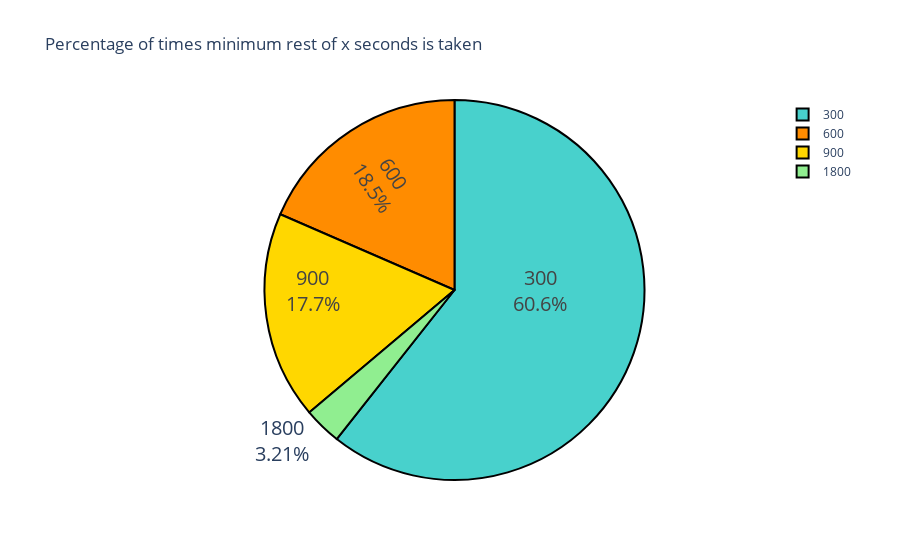
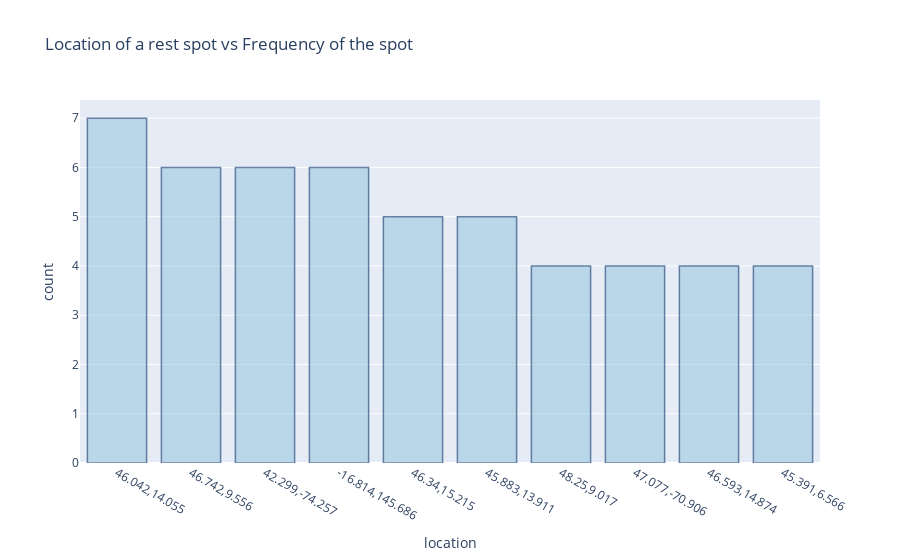
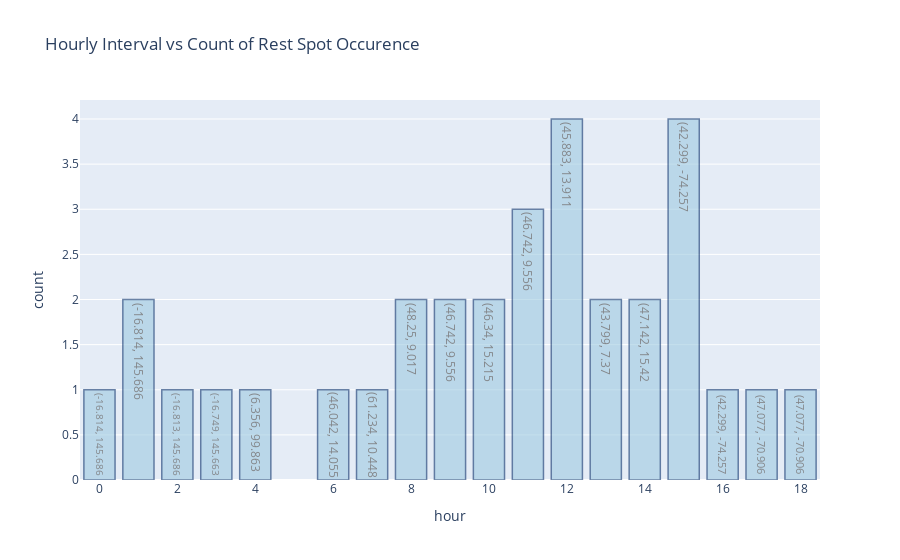

Source (notebook cell) for these figures, in order:
### Code cell
riders = 30
import pickle
for rider_num in range(10,riders+1):
    
    rest_points = {}
    rest_points2 = {}
    hours = [i for i in range(0,24)]
    rest_points_time = {}
    rest_patterns = {}
    initial_rest = {}

    file_reading(rider_num)
    
    filename = "athlete_"+str(rider_num)
    with open(filename,'wb') as f:
        data = [rest_patterns,rest_points,rest_points2,rest_points_time,initial_rest]
        pickle.dump(data,f)
        
    rest_points = sorted(rest_points.items(), key = 
             lambda kv:(kv[1], kv[0]),reverse=True)
    
    latitude = []
    longitude = []
    
    for loc in rest_points[:min(50,len(rest_points))]:

        latitude.append(loc[0][0])
        longitude.append(loc[0][1])
    
    final_time = {}
    for hour in hours:
        maxi = sorted(rest_points_time[hour].items(), key = 
             lambda kv:(kv[1], kv[0]),reverse=True)
        if(len(maxi)>0):
            final_time[hour] = str(maxi[0][0]) + " " + str(maxi[0][1])
            
    
    rest_points2 = sorted(rest_points2.items(), key = 
             lambda kv:(kv[1], kv[0]),reverse=True)

    
    fig1 = plot1(rest_patterns)
    fig3 = plot3(latitude,longitude)
    fig4 = plot4(rest_points2)
    fig5 = plot5(final_time)
    fig6 = plot6(initial_rest)
    
    filename = "athlete_"+str(rider_num)+".html"
    
    with open(filename,'a') as f:
        f.write(fig1.to_html(full_html=False,include_plotlyjs='cdn'))
        f.write(fig3.to_html(full_html=False,include_plotlyjs='cdn'))
        f.write(fig4.to_html(full_html=False,include_plotlyjs='cdn'))
        f.write(fig5.to_html(full_html=False,include_plotlyjs='cdn'))
        f.write(fig6.to_html(full_html=False,include_plotlyjs='cdn'))

### Figure 1 — Plotly figure (JSON) as saved in the notebook; plotly's stock layout.template omitted (floating-point values rounded to 4 significant figures)
{"data": [{"hoverinfo": "label+value", "insidetextorientation": "radial", "labels": ["900", "300", "600", "1800"], "marker": {"colors": ["gold", "mediumturquoise", "darkorange", "lightgreen"], "line": {"color": "#000000", "width": 2}}, "textfont": {"size": 20}, "textinfo": "label+percent", "type": "pie", "values": [44, 151, 46, 8]}], "layout": {"title": {"text": "Percentage of times minimum rest of x seconds is taken"}}}

### Figure 2 — Plotly figure (JSON) as saved in the notebook; plotly's stock layout.template omitted (floating-point values rounded to 4 significant figures)
{"data": [{"marker": {"color": "rgb(158,202,225)", "line": {"color": "rgb(8,48,107)", "width": 1.5}}, "opacity": 0.6, "type": "bar", "x": ["46.042,14.055", "46.742,9.556", "42.299,-74.257", "-16.814,145.686", "46.34,15.215", "45.883,13.911", "48.25,9.017", "47.077,-70.906", "46.593,14.874", "45.391,6.566"], "y": [7, 6, 6, 6, 5, 5, 4, 4, 4, 4]}], "layout": {"title": {"text": "Location of a rest spot vs Frequency of the spot"}, "xaxis": {"title": {"text": "location"}}, "yaxis": {"title": {"text": "count"}}}}

### Figure 3 — Plotly figure (JSON) as saved in the notebook; plotly's stock layout.template omitted (floating-point values rounded to 4 significant figures)
{"data": [{"marker": {"color": "rgb(158,202,225)", "line": {"color": "rgb(8,48,107)", "width": 1.5}}, "opacity": 0.6, "text": ["(-16.814, 145.686", "(-16.814, 145.686", "(-16.813, 145.686", "(-16.749, 145.663", "(6.356, 99.863", "(46.042, 14.055", "(61.234, 10.448", "(48.25, 9.017", "(46.742, 9.556", "(46.34, 15.215", "(46.742, 9.556", "(45.883, 13.911", "(43.799, 7.37", "(47.142, 15.42", "(42.299, -74.257", "(42.299, -74.257", "(47.077, -70.906", "(47.077, -70.906"], "type": "bar", "x": [0, 1, 2, 3, 4, 6, 7, 8, 9, 10, 11, 12, 13, 14, 15, 16, 17, 18], "y": [" 1", " 2", " 1", " 1", " 1", " 1", " 1", " 2", " 2", " 2", " 3", " 4", " 2", " 2", " 4", " 1", " 1", " 1"]}], "layout": {"title": {"text": "Hourly Interval vs Count of Rest Spot Occurence"}, "xaxis": {"title": {"text": "hour"}}, "yaxis": {"title": {"text": "count"}}}}
